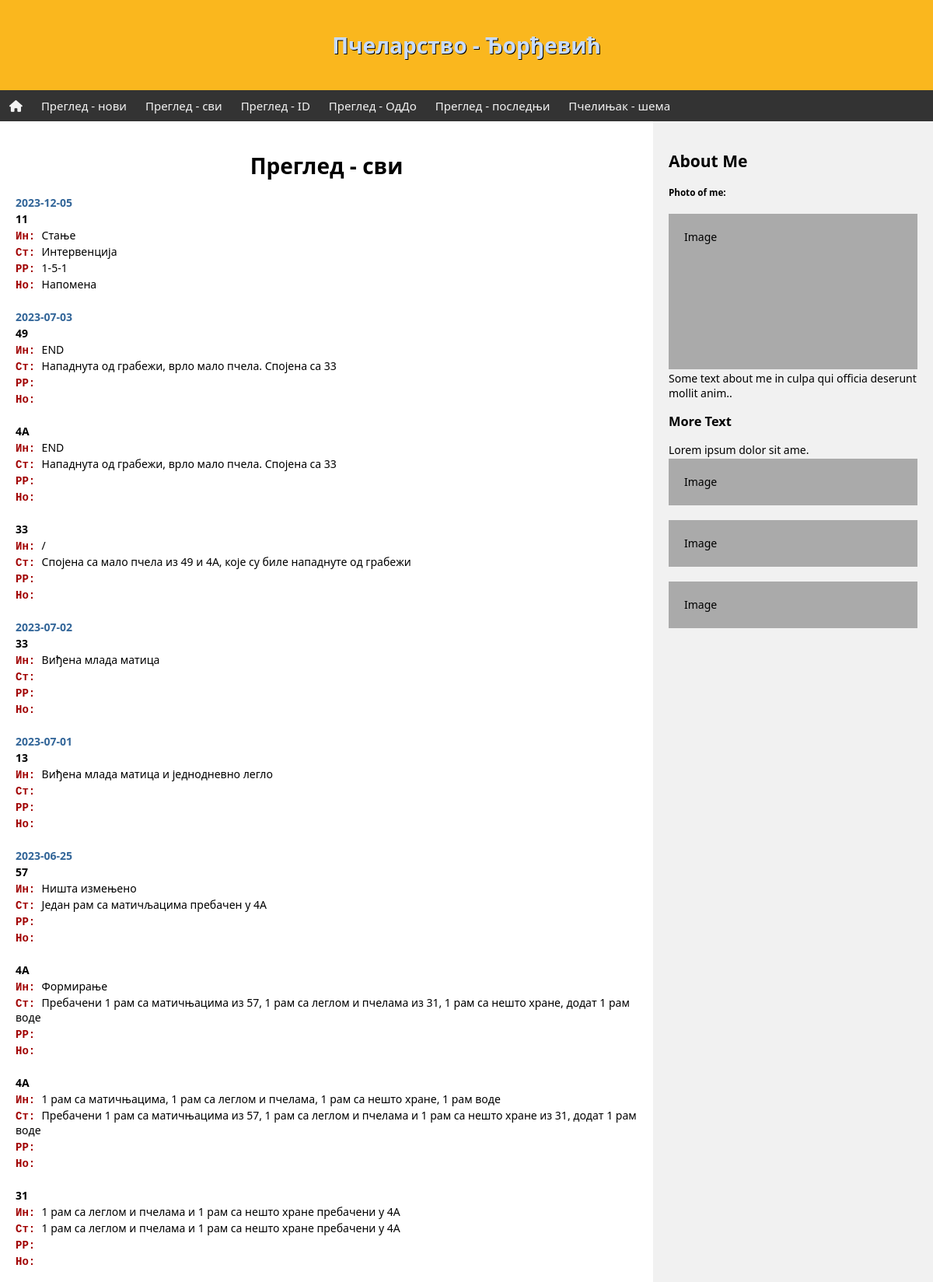
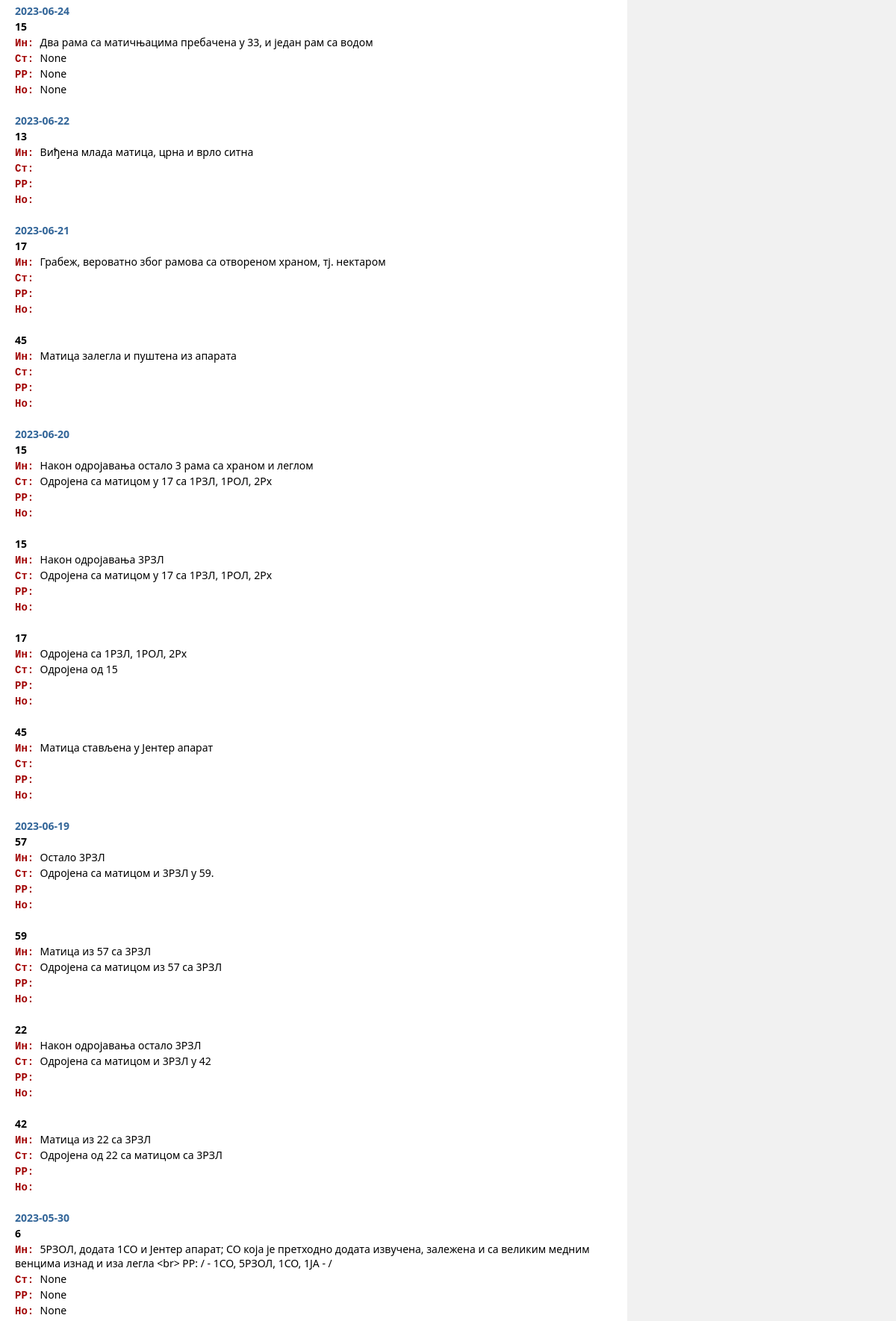
The app's page /inspect_all (upper part) with its own data (2 pictures, top to bottom).
### tables this page shows
CREATE TABLE inspect (id INTEGER PRIMARY KEY ASC AUTOINCREMENT NOT NULL, hive_id TEXT (2) NOT NULL, date DATE NOT NULL, state VARCHAR (255), interv VARCHAR (255), frames VARCHAR (127), note VARCHAR (255));

### app.py (the view)
@app.route("/inspect_all")
def inspect_all():
    db = os.path.join(app.root_path, 'pcelinjak.db')
    con = sqlite3.connect(db)
    cur = con.cursor()
    sql="""
    SELECT date, hive_id, interv, state, frames, note
    FROM inspect
    ORDER BY date DESC
    """
    cur.execute(sql)
    rew=cur.fetchall()
    con.close()
    return render_template("inspect_all.html", review=rew)

### templates/inspect_all.html (shortened to what this page needs)
{% extends 'template.html' %}
{% block content %}
  <h1>Преглед - сви</h1>
	{% set difdate = [] %}
	{% for (date, hive_id, state, interv, frames, note) in review %}
		{% if date not in difdate %}
			<p style="color: #336699;"><b>{{ date }}</b></p>
		{% endif %}
		<p><b>{{ hive_id }}</b></p>
		<p><span class="vst">Ин: </span>{{ interv }}</p>
		<p><span class="vst">Ст: </span>{{ state }}</p>
		<p><span class="vst">РР: </span>{{ frames }}</p>
		<p><span class="vst">Но: </span>{{ note }}</p>
		<br>
	{% endfor %}
{% endblock content %}

### static/css/style.css (style rules this page uses)
* { box-sizing: border-box; }
body { margin: 0; font-family: 'Segoe UI', Tahoma, Geneva, Verdana, sans-serif; font-size: 14px; }
p { margin-top: 2px; margin-bottom: 2px; }
h1 { text-align: center; }
.vst { color: #a00000; font-weight: 600; font-family: 'Courier New', Courier, monospace; }

### records on screen
inspect: date "2023-12-05", hive "11", state "Стање", interv "Интервенција", frames "1-5-1", note "Напомена"
inspect: date "2023-07-03", hive "49", state "END", interv "Нападнута од грабежи, врло мало пчела. Спојена са 33"
inspect: hive "4A", state "END", interv "Нападнута од грабежи, врло мало пчела. Спојена са 33"
inspect: hive "33", state "/", interv "Спојена са мало пчела из 49 и 4A, које су биле нападнуте од грабежи"
inspect: date "2023-07-02", hive "33", state "Виђена млада матица"
inspect: date "2023-07-01", hive "13", state "Виђена млада матица и једнодневно легло"
inspect: date "2023-06-25", hive "57", state "Ништа измењено", interv "Један рам са матичљацима пребачен у 4А"
inspect: hive "4А", state "Формирање", interv "Пребачени 1 рам са матичњацима из 57, 1 рам са леглом и пчелама из 31, 1 рам са нешто хране, додат 1 рам воде"
inspect: hive "4A", state "1 рам са матичњацима, 1 рам са леглом и пчелама, 1 рам са нешто хране, 1 рам воде", interv "Пребачени 1 рам са матичњацима из 57, 1 рам са леглом и пчелама и 1 рам са нешто хране из 31, додат 1 рам воде"
inspect: hive "31", state "1 рам са леглом и пчелама и 1 рам са нешто хране пребачени у 4A", interv "1 рам са леглом и пчелама и 1 рам са нешто хране пребачени у 4A"
inspect: date "2023-06-24", hive "15", state "Два рама са матичњацима пребачена у 33, и један рам са водом", interv "None", frames "None", note "None"
inspect: date "2023-06-22", hive "13", state "Виђена млада матица, црна и врло ситна"
inspect: date "2023-06-21", hive "17", state "Грабеж, вероватно због рамова са отвореном храном, тј. нектаром"
inspect: hive "45", state "Матица залегла и пуштена из апарата"
inspect: date "2023-06-20", hive "15", state "Након одројавања остало 3 рама са храном и леглом", interv "Одројена са матицом у 17 са 1РЗЛ, 1РОЛ, 2Рх"
inspect: hive "15", state "Након одројавања 3РЗЛ", interv "Одројена са матицом у 17 са 1РЗЛ, 1РОЛ, 2Рх"
inspect: hive "17", state "Одројена са 1РЗЛ, 1РОЛ, 2Рх", interv "Одројена од 15"
inspect: hive "45", state "Матица стављена у Јентер апарат"
inspect: date "2023-06-19", hive "57", state "Остало 3РЗЛ", interv "Одројена са матицом и 3РЗЛ у 59."
inspect: hive "59", state "Матица из 57 са 3РЗЛ", interv "Одројена са матицом из 57 са 3РЗЛ"
inspect: hive "22", state "Након одројавања остало 3РЗЛ", interv "Одројена са матицом и 3РЗЛ у 42"
inspect: hive "42", state "Матица из 22 са 3РЗЛ", interv "Одројена од 22 са матицом са 3РЗЛ"
inspect: date "2023-05-30", hive "6", state "5РЗОЛ, додата 1СО и Јентер апарат; СО која је претходно додата извучена, залежена и са великим медним венцима изнад и иза легла <br> РР: / - 1СО, 5РЗОЛ, 1СО, 1ЈА - /", interv "None", frames "None", note "None"
